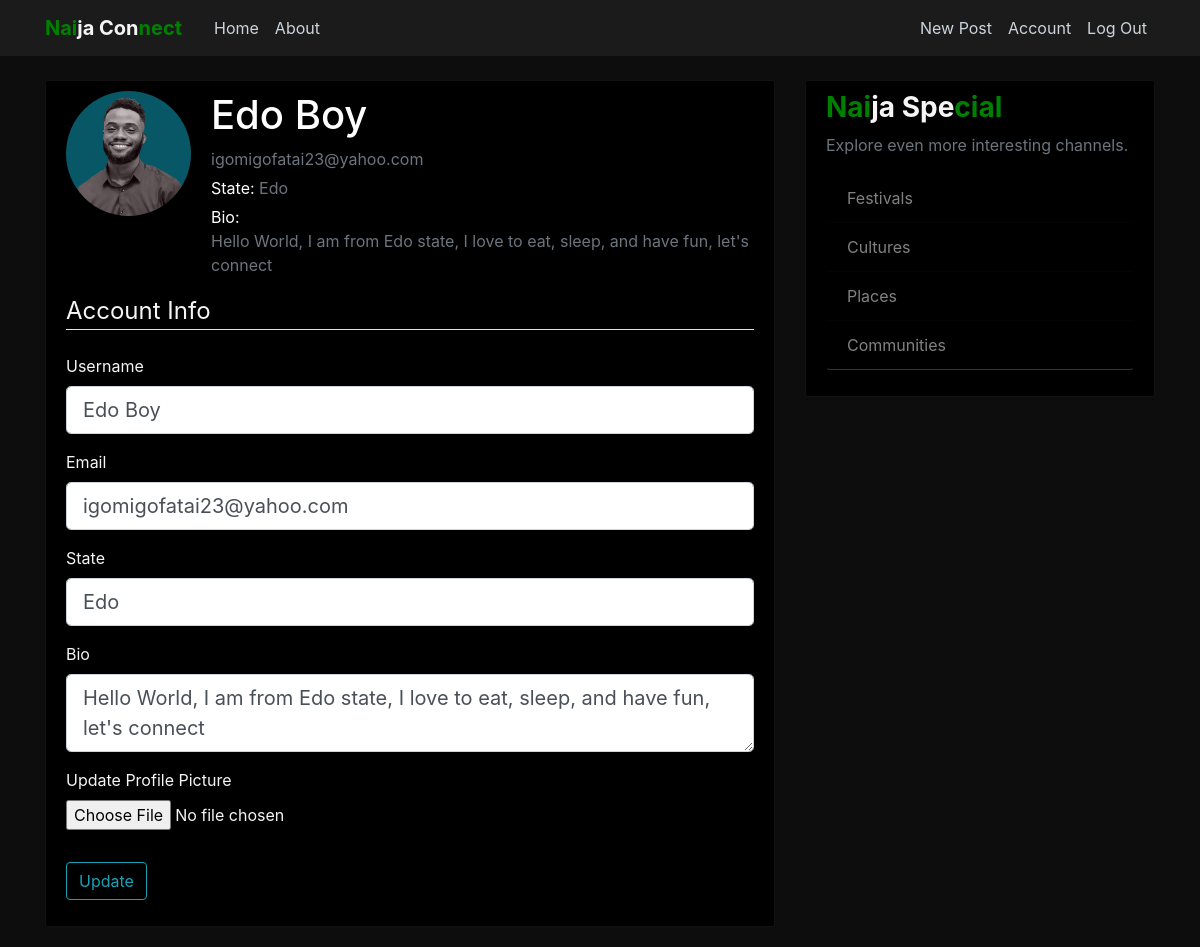
Page /account (signed in) on the committed database.
### application/models.py (models this page shows, shortened)
class User(db.Model, UserMixin):
    id = db.Column(db.Integer, primary_key=True)
    username = db.Column(db.String(20), unique=True, nullable=False)
    email = db.Column(db.String(50), unique=True, nullable=False)
    bio = db.Column(db.String(1000), default='Bio')
    image_file = db.Column(db.String(20), nullable=False, default='default.jpg')
    password = db.Column(db.String(60), nullable=False)
    state = db.Column(db.String(60), nullable=False)
    post = db.relationship('Post', backref='author', lazy=True)

### application/users/routes.py (the view)
@users.route("/account", methods=['GET', 'POST'])
@login_required
def account():
    form = UpdateAcountForm()
    if form.validate_on_submit():
        if form.picture.data:
            picture_file = save_picture(form.picture.data)
            current_user.image_file = picture_file
        current_user.username = form.username.data
        current_user.email = form.email.data
        current_user.state = form.state.data
        current_user.bio = form.bio.data
        db.session.commit()
        flash('Your account has been updated!', 'success')
        return redirect(url_for('users.account'))
    elif request.method == 'GET':
        form.username.data = current_user.username
        form.email.data = current_user.email
        form.state.data = current_user.state
        form.bio.data = current_user.bio
    image_file = url_for('static', filename='profile_pics/'
                         + current_user.image_file)
    return render_template('account.html', title='Account',
                           image_file=image_file, form=form)

### application/users/forms.py (shortened to what this page needs)
class UpdateAcountForm(FlaskForm):
    username = StringField("Username",
                          validators=[DataRequired(), Length(min=2, max=20)])
    email = StringField("Email", validators=[DataRequired(), Email()])
    state = StringField("State", validators=[DataRequired()])
    bio = TextAreaField("Bio")
    picture = FileField('Update Profile Picture', validators=[FileAllowed(['jpg', 'png'])])
    submit = SubmitField("Update")

### application/models.py (called while the page is built)
@login_manager.user_loader
def load_user(user_id):
    return User.query.get(int(user_id))

### application/templates/account.html (shortened to what this page needs)
{% extends "layout.html" %}
{% block content %}
    <div class="content-section">
      <div class="media">
        <img class="rounded-circle account-img" src="{{ image_file }}">
        <div class="media-body">
          <h2 class="account-heading">{{ current_user.username }}</h2>
          <p class="text-secondary">{{ current_user.email }}</p>
          <p class="text-secondary stateBio"><span class="stabio">State: </span>{{ current_user.state }}</p>
          <p class="text-secondary stateBio"><span class="stabio">Bio:</span><br>{{ current_user.bio }}</p>
        </div>
      </div>
        <form method="POST" action="" enctype="multipart/form-data">
            <fieldset class="form-group">
                <legend class="border-bottom mb-4">Account Info</legend>
                <div class="form-group">
                    {{ form.username.label(class="form-control-label") }}
                    {% if form.username.errors %}
                        {{ form.username(class="form-control form-control-lg is-invalid") }}
                        <div class="invalid-feedback">
                            {% for error in form.username.errors %}
                                <span>{{ error }}</span>
                            {% endfor %}
                        </div>
                    {% else %}
                        {{ form.username(class="form-control form-control-lg") }}
                    {% endif %}
                </div>
                <div class="form-group">
                    {{ form.email.label(class="form-control-label") }}
                    {% if form.email.errors %}
                        {{ form.email(class="form-control form-control-lg is-invalid") }}
                        <div class="invalid-feedback">
                            {% for error in form.email.errors %}
                                <span>{{ error }}</span>
                            {% endfor %}
                        </div>
                    {% else %}
                        {{ form.email(class="form-control form-control-lg") }}
                    {% endif %}
                </div>
                <div class="form-group">
                    {{ form.state.label(class="form-control-label") }}
                    {% if form.state.errors %}
                        {{ form.state(class="form-control form-control-lg is-invalid") }}
                        <div class="invalid-feedback">
                            {% for error in form.state.errors %}
                                <span>{{ error }}</span>
                            {% endfor %}
                        </div>
                    {% else %}
                        {{ form.state(class="form-control form-control-lg") }}
                    {% endif %}
                </div>
                <div class="form-group">
                    {{ form.bio.label(class="form-control-label") }}
                    {% if form.bio.errors %}
                        {{ form.bio(class="form-control form-control-lg is-invalid") }}
                        <div class="invalid-feedback">
                            {% for error in form.bio.errors %}
                                <span>{{ error }}</span>
                            {% endfor %}
                        </div>
                    {% else %}
                        {{ form.bio(class="form-control form-control-lg") }}
                    {% endif %}
                </div>
                <div class="form-group">
                    {{ form.picture.label() }}
                    {{ form.picture(class="form-control-file") }}
                </div>
            </fieldset>
            <div class="form-group">
                {{ form.submit(class="btn btn-outline-info") }}
            </div>
        </form>
    </div>
{% endblock content %}

### application/static/main.css (style rules this page uses)
body { background: rgba(0, 0, 0, 0.95); color: whitesmoke; margin-top: 5rem; }
h1, h2, h3, h4, h5, h6 { color: white; }
.content-section { background: rgba(0, 0, 0, 1); padding: 10px 20px; border: 1px solid rgba(128, 128, 128, 0.137); border-radius: 3px; margin-bottom: 20px; color: whitesmoke; }
.account-img { height: 125px; width: 125px; margin-right: 20px; margin-bottom: 16px; }
.account-heading { font-size: 2.5rem; }
.stabio { color: white; }
.stateBio { margin-top: -0.7rem; }

### rows in the picture
User: username "Edo Boy", email "igomigofatai23@yahoo.com", state "Edo", bio "Hello World, I am from Edo state, I love to eat, sleep, and have fun, let's connect"
